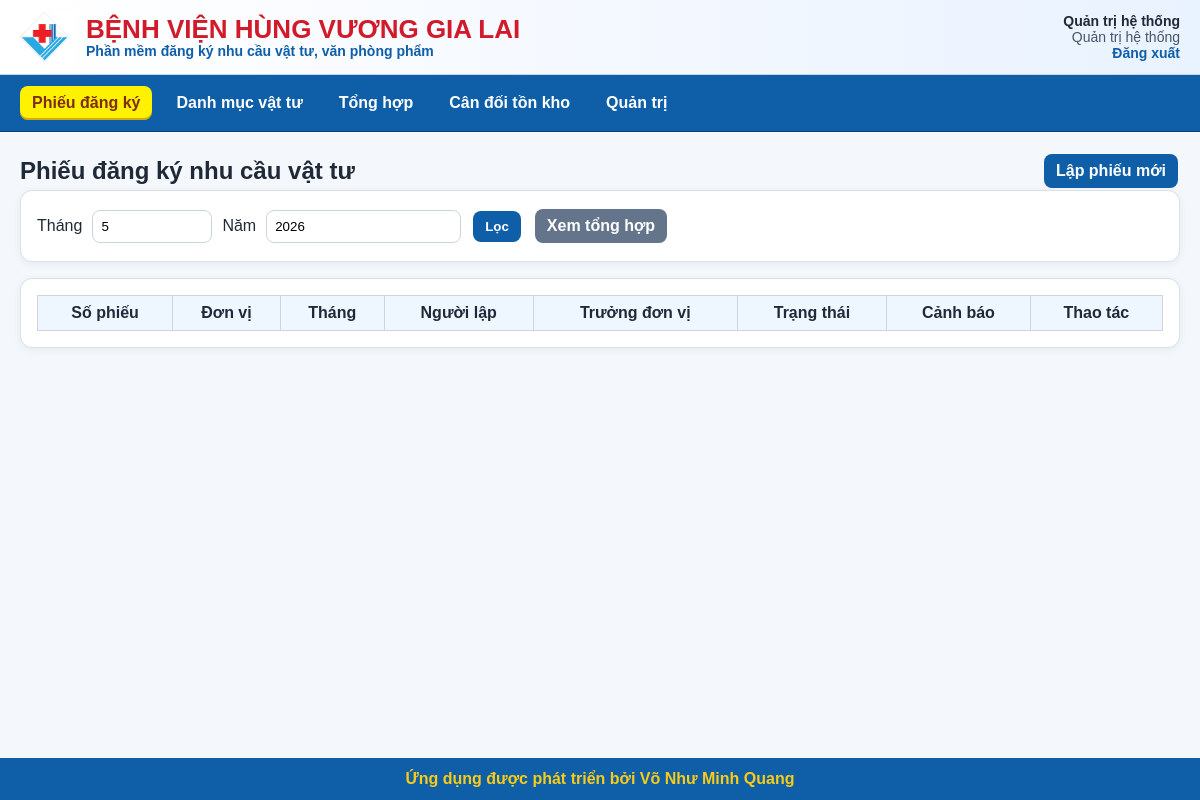
/requests (signed in), run on an earlier commit of the app's database.
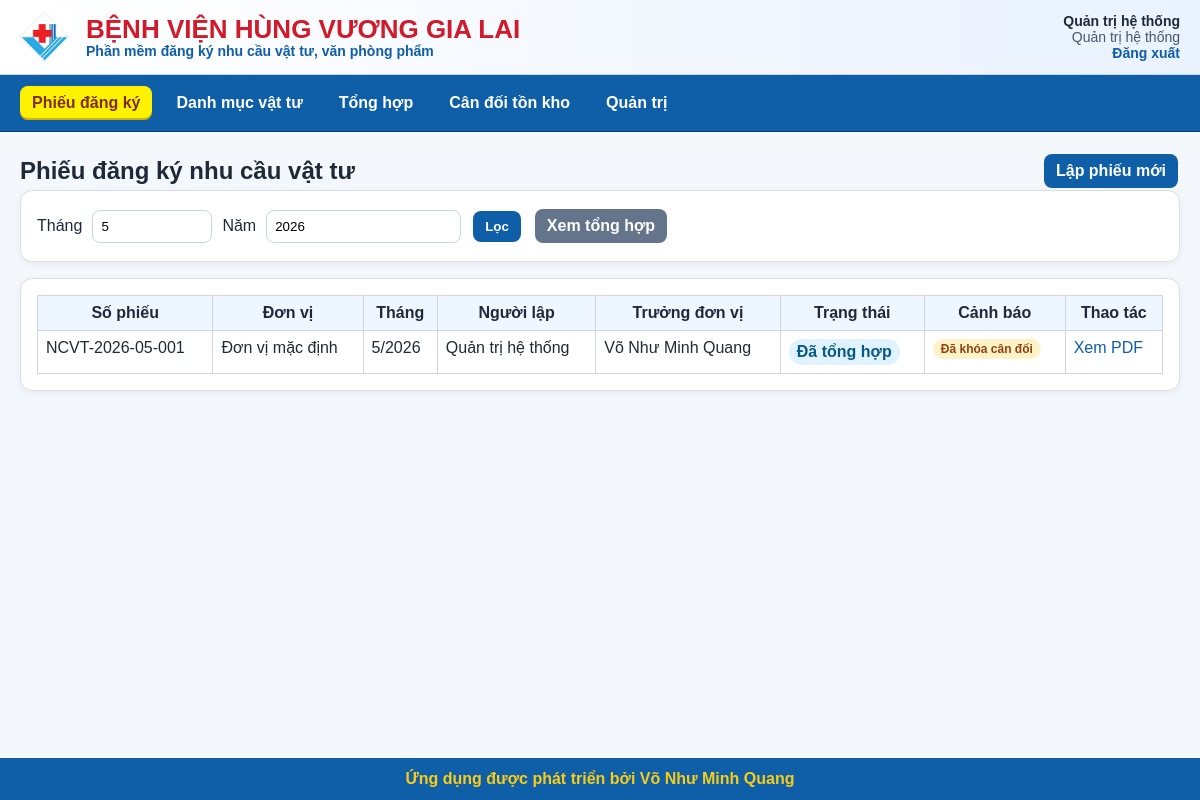
And on a later commit of the database.
### app/models.py (models this page shows)
class User(Base):
    __tablename__ = "users"
    id: Mapped[int] = mapped_column(Integer, primary_key=True)
    username: Mapped[str] = mapped_column(String(80), unique=True, nullable=False, index=True)
    full_name: Mapped[str] = mapped_column(String(255), nullable=False)
    password_hash: Mapped[str] = mapped_column(String(255), nullable=False)
    role: Mapped[str] = mapped_column(String(50), default=ROLE_INPUTTER)
    unit_id: Mapped[int | None] = mapped_column(ForeignKey("units.id"), nullable=True)
    is_approved: Mapped[bool] = mapped_column(Boolean, default=False)
    is_active: Mapped[bool] = mapped_column(Boolean, default=True)
    created_at: Mapped[datetime] = mapped_column(DateTime, default=vietnam_now)
    unit = relationship("Unit", back_populates="users")

class DemandRequest(Base):
    __tablename__ = "demand_requests"
    __table_args__ = (
        UniqueConstraint("unit_id", "month", "year", "is_cancelled", name="uq_request_unit_month_year_active"),
    )
    id: Mapped[int] = mapped_column(Integer, primary_key=True)
    request_no: Mapped[str] = mapped_column(String(80), unique=True, nullable=False)
    unit_id: Mapped[int] = mapped_column(ForeignKey("units.id"), nullable=False)
    month: Mapped[int] = mapped_column(Integer, nullable=False)
    year: Mapped[int] = mapped_column(Integer, nullable=False)
    request_date: Mapped[date] = mapped_column(Date, default=date.today)
    title: Mapped[str] = mapped_column(String(500), default="PHIẾU ĐĂNG KÝ NHU CẦU VẬT TƯ")
    input_person_name: Mapped[str] = mapped_column(String(255), nullable=False)
    unit_head_name: Mapped[str | None] = mapped_column(String(255), nullable=True)
    status: Mapped[str] = mapped_column(String(50), default=STATUS_DRAFT, index=True)
    note: Mapped[str | None] = mapped_column(Text, nullable=True)
    return_reason: Mapped[str | None] = mapped_column(Text, nullable=True)
    edit_unlock_reason: Mapped[str | None] = mapped_column(Text, nullable=True)
    is_cancelled: Mapped[bool] = mapped_column(Boolean, default=False)
    created_by: Mapped[int | None] = mapped_column(ForeignKey("users.id"), nullable=True)
    submitted_to_unit_head_at: Mapped[datetime | None] = mapped_column(DateTime, nullable=True)
    unit_approved_by: Mapped[int | None] = mapped_column(ForeignKey("users.id"), nullable=True)
    unit_approved_at: Mapped[datetime | None] = mapped_column(DateTime, nullable=True)
    sent_to_summary_at: Mapped[datetime | None] = mapped_column(DateTime, nullable=True)
    summarized_by: Mapped[int | None] = mapped_column(ForeignKey("users.id"), nullable=True)
    summarized_at: Mapped[datetime | None] = mapped_column(DateTime, nullable=True)
    closed_by: Mapped[int | None] = mapped_column(ForeignKey("users.id"), nullable=True)
    closed_at: Mapped[datetime | None] = mapped_column(DateTime, nullable=True)
    created_at: Mapped[datetime] = mapped_column(DateTime, default=vietnam_now)
    updated_at: Mapped[datetime] = mapped_column(DateTime, default=vietnam_now)
    unit = relationship("Unit", back_populates="requests")
    items = relationship(
        "DemandRequestItem",
        back_populates="request",
        cascade="all, delete-orphan",
        order_by="DemandRequestItem.sort_order",
    )

class Unit(Base):
    __tablename__ = "units"
    id: Mapped[int] = mapped_column(Integer, primary_key=True)
    name: Mapped[str] = mapped_column(String(255), unique=True, nullable=False)
    default_unit_head_name: Mapped[str | None] = mapped_column(String(255), nullable=True)
    is_active: Mapped[bool] = mapped_column(Boolean, default=True)
    created_at: Mapped[datetime] = mapped_column(DateTime, default=vietnam_now)
    users = relationship("User", back_populates="unit")
    requests = relationship("DemandRequest", back_populates="unit")

### app/routers/requests.py (the view)
@router.get("", response_class=HTMLResponse)
def list_requests(
    request: Request,
    month: int | None = None,
    year: int | None = None,
    db: Session = Depends(get_db),
    current_user: User = Depends(login_required),
):
    today = date.today()
    month = month or today.month
    year = year or today.year
    rows = (
        visible_request_query(db, current_user)
        .filter(DemandRequest.month == month, DemandRequest.year == year)
        .order_by(DemandRequest.created_at.desc())
        .all()
    )
    has_balance_result = (
        db.query(DemandBalanceResult.id)
        .filter(
            DemandBalanceResult.month == month,
            DemandBalanceResult.year == year,
        )
        .first()
        is not None
    )
    balance_locked_ids = {
        row.id
        for row in rows
        if has_balance_result and row.status in {STATUS_SUMMARIZED, STATUS_CLOSED}
    }
    return templates.TemplateResponse(
        "requests.html",
        {
            "request": request,
            "current_user": current_user,
            "rows": rows,
            "month": month,
            "year": year,
            "status_labels": STATUS_LABELS,
            "can_view_all": can_view_all(current_user),
            "balance_locked_ids": balance_locked_ids,
            "has_balance_result": has_balance_result,
        },
    )

### app/templates/requests.html (shortened to what this page needs)
{% extends "base.html" %}
{% block content %}
<div class="page-title">
    <h2>Phiếu đăng ký nhu cầu vật tư</h2>
    <a class="button" href="/requests/new">Lập phiếu mới</a>
</div>
<section class="card">
    <form method="get" class="inline-form">
        <label>Tháng</label><input type="number" name="month" min="1" max="12" value="{{ month }}">
        <label>Năm</label><input type="number" name="year" value="{{ year }}">
        <button>Lọc</button>
        {% if current_user.role in ['ADMIN','SUMMARY','APPROVER'] %}
            <a class="button secondary" href="/summary?month={{ month }}&year={{ year }}">Xem tổng hợp</a>
        {% endif %}
    </form>
</section>
<section class="card">
<table>
    <thead>
    <tr><th>Số phiếu</th><th>Đơn vị</th><th>Tháng</th><th>Người lập</th><th>Trưởng đơn vị</th><th>Trạng thái</th><th>Cảnh báo</th><th>Thao tác</th></tr>
    </thead>
    <tbody>
    {% for r in rows %}
    <tr>
        <td>{{ r.request_no }}</td>
        <td>{{ r.unit.name }}</td>
        <td>{{ r.month }}/{{ r.year }}</td>
        <td>{{ r.input_person_name }}</td>
        <td>{{ r.unit_head_name or '' }}</td>
        <td><span class="status">{{ status_labels.get(r.status, r.status) }}</span></td>
        <td>
            {% if r.id in balance_locked_ids %}
                <span class="badge">Đã khóa cân đối</span>
            {% elif r.status in ['SENT_TO_SUMMARY','RESUBMITTED'] %}
                <span class="badge">Chờ đưa vào tổng hợp</span>
            {% elif has_balance_result and r.status in ['DRAFT','WAIT_UNIT_APPROVAL','RETURNED_FOR_EDIT'] %}
                <span class="badge">Ngoài cân đối hiện tại</span>
            {% else %}
                <span class="muted">—</span>
            {% endif %}
        </td>
        <td>
            <a href="/requests/{{ r.id }}">Xem</a>
            <a href="/requests/{{ r.id }}/pdf" target="_blank">PDF</a>
        </td>
    </tr>
    {% endfor %}
    </tbody>
</table>
</section>
{% endblock %}

### app/templates/base.html (shortened to what this page needs)
<!doctype html>
<html lang="vi">
<head>
    <link rel="stylesheet" href="/static/style.css">
</head>
<body>
<div class="app-shell">
    <header class="brand-header">
        <div class="brand-left">
            <img src="/static/branding/logo.png" alt="Logo bệnh viện" class="brand-logo">
            <div>
                <div class="brand-title">BỆNH VIỆN HÙNG VƯƠNG GIA LAI</div>
                <div class="brand-subtitle">Phần mềm đăng ký nhu cầu vật tư, văn phòng phẩm</div>
            </div>
        </div>
        <div class="brand-user">
            {% if current_user %}
                <strong>{{ current_user.full_name }}</strong>
                <span class="role-label">{{ ROLE_LABELS.get(current_user.role, current_user.role) }}</span>
                <a href="/logout">Đăng xuất</a>
            {% endif %}
        </div>
    </header>
<nav class="nav">
    {% if current_user %}
        <a href="/requests"
           class="{% if request.url.path.startswith('/requests') %}active-tab{% endif %}">
            Phiếu đăng ký
        </a>
        <a href="/materials"
           class="{% if request.url.path.startswith('/materials') %}active-tab{% endif %}">
            Danh mục vật tư
        </a>
        {% if current_user.role in ['ADMIN','SUMMARY','APPROVER'] %}
            <a href="/summary?month={{ NAV_MONTH }}&year={{ NAV_YEAR }}"
               class="{% if request.url.path.startswith('/summary') %}active-tab{% endif %}">
                Tổng hợp
            </a>
            <a href="/inventory-balance?month={{ NAV_MONTH }}&year={{ NAV_YEAR }}"
               class="{% if request.url.path.startswith('/inventory-balance') %}active-tab{% endif %}">
                Cân đối tồn kho
            </a>
        {% endif %}
        {% if current_user.role == 'ADMIN' %}
            <a href="/admin/users"
               class="{% if request.url.path.startswith('/admin') %}active-tab{% endif %}">
                Quản trị
            </a>
        {% endif %}
    {% endif %}
</nav>
    <main id="main-content" class="container">
        {% block content %}{% endblock %}
    </main>
    <footer class="footer">
        <div class="footer-text">Ứng dụng được phát triển bởi Võ Như Minh Quang</div>
    </footer>
</div>
</body>
</html>

### app/static/style.css (style rules this page uses)
* { box-sizing: border-box; }
html, body { margin: 0; padding: 0; }
body { font-family: Arial, sans-serif; background: #f4f7fb; color: #1f2937; min-height: 100vh; }
a { color: #0f5ea8; text-decoration: none; }
.app-shell { min-height: 100vh; display: flex; flex-direction: column; }
.brand-header { background: linear-gradient(90deg, #ffffff 0%, #e9f2ff 100%); border-bottom: 1px solid #cbd5e1; padding: 10px 20px; display: flex; justify-content: space-between; align-items: center; gap: 12px; }
.brand-left { display: flex; align-items: center; gap: 12px; }
.brand-logo { width: 54px; height: 54px; object-fit: contain; }
.brand-title { font-size: 26px; font-weight: 700; color: #d11a2a; line-height: 1.1; }
.brand-subtitle { font-size: 14px; color: #0f5ea8; font-weight: 600; }
.brand-user { text-align: right; font-size: 14px; }
.brand-user .role-label { display: block; color: #475569; }
.brand-user a { font-weight: 700; }
.nav { background: #0f5ea8; padding: 11px 20px; border-bottom: 1px solid #0a3f72; display: flex; flex-wrap: wrap; gap: 12px; }
.nav a { color: #ffffff; font-weight: 700; }
.container { flex: 1; padding: 20px; max-width: 1400px; width: 100%; margin: 0 auto; }
.card { background: #ffffff; border: 1px solid #d8e0ea; border-radius: 12px; padding: 16px; margin-bottom: 16px; box-shadow: 0 2px 8px rgba(15, 23, 42, 0.06); }
.page-title { display: flex; justify-content: space-between; align-items: center; gap: 10px; flex-wrap: wrap; }
.page-title h2, .page-title h3 { margin: 0; }
table { width: 100%; border-collapse: collapse; background: #ffffff; }
th, td { border: 1px solid #d1d5db; padding: 8px; vertical-align: top; }
th { background: #eef6ff; text-align: center; }
input, select, textarea { width: 100%; padding: 8px; border: 1px solid #cbd5e1; border-radius: 8px; min-width: 120px; font-family: inherit; background: #ffffff; }
button, .button { display: inline-block; background: #0f5ea8; color: white; border: none; border-radius: 8px; padding: 8px 12px; cursor: pointer; margin: 2px; font-weight: 700; }
button.secondary, .button.secondary { background: #64748b; }
.inline-form { display: flex; gap: 10px; align-items: center; flex-wrap: wrap; }
.inline-form > * { width: auto; }
.status { background: #e0f2fe; color: #075985; padding: 4px 8px; border-radius: 999px; font-weight: bold; display: inline-block; }
.badge { background: #fef3c7; color: #92400e; padding: 3px 8px; border-radius: 999px; font-size: 12px; font-weight: 700; }
.footer { background: #0f5ea8; padding: 12px 20px; text-align: center; }
.footer-text { color: #facc15; font-weight: 700; }

### app/templates/base.html (style rules this page uses)
.nav a { padding: 8px 12px; border-radius: 8px; transition: background-color 0.15s ease, color 0.15s ease; }
.nav a.active-tab { background: #fff200; color: #7c2d12 !important; font-weight: 800; box-shadow: inset 0 -2px 0 rgba(124, 45, 18, 0.35); }

What changed in the data, as far as the page shows it:
added DemandRequest: request_no "NCVT-2026-05-001", unit.name "Đơn vị mặc định", month "5", year "2026", input_person_name "Quản trị hệ thống", unit_head_name "Võ Như Minh Quang", get "Đã tổng hợp", shows "Đã khóa cân đối"
